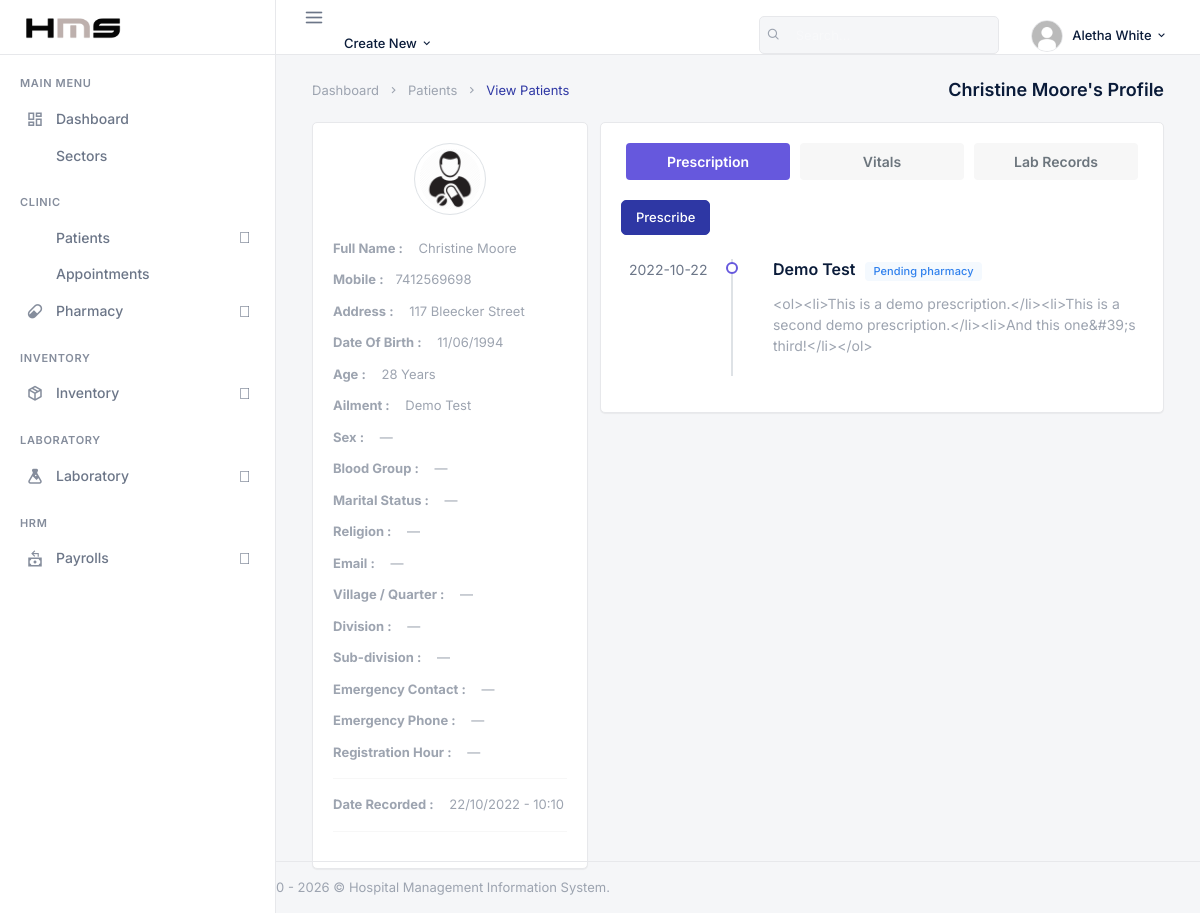
The page /backend/doc/his_doc_view_single_patient.php?pat_id=12&&pat_number=4TLG0&&pat_name=Christine_Moore (signed in) on the database its author committed.
### tables this page shows
CREATE TABLE `his_docs` (
  `doc_id` int(20) NOT NULL,
  `doc_fname` varchar(200) DEFAULT NULL,
  `doc_lname` varchar(200) DEFAULT NULL,
  `doc_email` varchar(200) DEFAULT NULL,
  `doc_pwd` varchar(200) DEFAULT NULL,
  `doc_dept` varchar(200) DEFAULT NULL,
  `doc_number` varchar(200) DEFAULT NULL,
  `doc_dpic` varchar(200) DEFAULT NULL
);

CREATE TABLE `his_patients` (
  `pat_id` int(20) NOT NULL,
  `registered_by` int(20) DEFAULT NULL,
  `pat_fname` varchar(200) DEFAULT NULL,
  `pat_lname` varchar(200) DEFAULT NULL,
  `pat_sex` varchar(20) DEFAULT NULL,
  `pat_marital_status` varchar(40) DEFAULT NULL,
  `pat_religion` varchar(80) DEFAULT NULL,
  `pat_reg_hour` time DEFAULT NULL,
  `pat_dob` varchar(200) DEFAULT NULL,
  `pat_age` varchar(200) DEFAULT NULL,
  `pat_number` varchar(200) DEFAULT NULL,
  `efile_uuid` char(36) DEFAULT NULL,
  `pat_addr` varchar(200) DEFAULT NULL,
  `pat_village` varchar(200) DEFAULT NULL,
  `pat_division` varchar(200) DEFAULT NULL,
  `pat_subdivision` varchar(200) DEFAULT NULL,
  `pat_blood_group` varchar(10) DEFAULT NULL,
  `pat_phone` varchar(200) DEFAULT NULL,
  `pat_email` varchar(200) DEFAULT NULL,
  `pat_emergency_name` varchar(200) DEFAULT NULL,
  `pat_emergency_phone` varchar(40) DEFAULT NULL,
  `pat_type` varchar(200) DEFAULT NULL,
  `pat_date_joined` timestamp(6) NOT NULL DEFAULT CURRENT_TIMESTAMP(6) ON UPDATE CURRENT_TIMESTAMP(6),
  `pat_ailment` varchar(200) DEFAULT NULL,
  `pat_discharge_status` varchar(200) DEFAULT NULL
);

CREATE TABLE `his_prescriptions` (
  `pres_id` int(200) NOT NULL,
  `prescribed_by` int(20) DEFAULT NULL,
  `pres_pat_name` varchar(200) DEFAULT NULL,
  `pres_pat_age` varchar(200) DEFAULT NULL,
  `pres_pat_number` varchar(200) DEFAULT NULL,
  `pres_number` varchar(200) DEFAULT NULL,
  `pres_pat_addr` varchar(200) DEFAULT NULL,
  `pres_pat_type` varchar(200) DEFAULT NULL,
  `pres_date` timestamp(4) NOT NULL DEFAULT CURRENT_TIMESTAMP(4) ON UPDATE CURRENT_TIMESTAMP(4),
  `pres_pat_ailment` varchar(200) DEFAULT NULL,
  `pres_ins` longtext,
  `pres_status` varchar(40) NOT NULL DEFAULT 'pending',
  `dispensed_by` int(20) DEFAULT NULL,
  `dispensed_at` datetime DEFAULT NULL
);

### backend/security.php (called while the page is built, shortened)
<?php
function escape_output($string) {
    return htmlspecialchars((string) $string, ENT_QUOTES, 'UTF-8');
}

### backend/assets/inc/nex_prescription.php (called while the page is built, shortened)
<?php
function nex_rx_statuses() {
    return [
        'pending' => 'Pending pharmacy',
        'partial' => 'Partially dispensed',
        'dispensed' => 'Dispensed',
        'cancelled' => 'Cancelled',
    ];
}
function nex_rx_schema_ready($mysqli) {
    $res = @$mysqli->query("SHOW TABLES LIKE 'his_prescription_items'");
    $ok = ($res && $res->num_rows > 0);
    if ($ok) {
        $col = @$mysqli->query("SHOW COLUMNS FROM his_prescriptions LIKE 'pres_status'");
        $ok = ($col && $col->num_rows > 0);
    }
    return $ok;
}
function nex_rx_items($mysqli, $pres_id) {
    if (!nex_rx_schema_ready($mysqli)) {
        return [];
    }
    $pres_id = (int) $pres_id;
    $stmt = $mysqli->prepare(
        'SELECT i.*, ph.phar_qty AS stock_qty
         FROM his_prescription_items i
         LEFT JOIN his_pharmaceuticals ph ON ph.phar_id = i.phar_id
         WHERE i.pres_id=?
         ORDER BY i.item_id ASC'
    );
    $stmt->bind_param('i', $pres_id);
    $stmt->execute();
    $res = $stmt->get_result();
    $rows = [];
    return $rows;
}
function nex_rx_status_label($status) {
    $map = nex_rx_statuses();
    $status = (string) $status;
    return $map[$status] ?? ($status !== '' ? $status : '—');
}
function nex_rx_items_html($mysqli, $pres_id) {
    $items = nex_rx_items($mysqli, $pres_id);
    if (!$items) {
        return '';
    }
    $html = '<ul class="mb-0 pl-3">';
    $html .= '</ul>';
    return $html;
}

### backend/doc/his_doc_view_single_patient.php (the view, shortened to what this page needs)
<?php
  include('../config.php');
  include('../security.php');
  include('../assets/inc/patient_cameroon_fields.php');
  require_once('../assets/inc/nex_prescription.php');
?>
<!DOCTYPE html>
    <html lang="en">
    <?php include('assets/inc/head.php');?>
    <body>
        <div id="wrapper">
             <?php include("assets/inc/nav.php");?>
                <?php include("assets/inc/sidebar.php");?>
            <?php
                $pat_id=$_GET['pat_id'];
                $ret="SELECT  * FROM his_patients WHERE pat_id=?";
                $stmt= $mysqli->prepare($ret) ;
                $stmt->bind_param('i',$pat_id);
                $stmt->execute() ;
                $res=$stmt->get_result();
                while($row=$res->fetch_object())
            {
                $mysqlDateTime = $row->pat_date_joined;
            ?>
            <div class="content-page">
                <div class="content">
                    <div class="container-fluid">
                        <div class="row">
                            <div class="col-12">
                                <div class="page-title-box">
                                    <div class="page-title-right">
                                        <ol class="breadcrumb m-0">
                                            <li class="breadcrumb-item"><a href="javascript: void(0);">Dashboard</a></li>
                                            <li class="breadcrumb-item"><a href="javascript: void(0);">Patients</a></li>
                                            <li class="breadcrumb-item active">View Patients</li>
                                        </ol>
                                    </div>
                                    <h4 class="page-title"><?php echo escape_output($row->pat_fname); ?> <?php echo escape_output($row->pat_lname); ?>'s Profile</h4>
                                </div>
                            </div>
                        </div>
                        <div class="row">
                            <div class="col-lg-4 col-xl-4">
                                <div class="card-box text-center">
                                    <img src="assets/images/users/patient.png" class="rounded-circle avatar-lg img-thumbnail"
                                        alt="profile-image">
                                    <div class="text-left mt-3">
                                        <p class="text-muted mb-2 font-13"><strong>Full Name :</strong> <span class="ml-2"><?php echo escape_output($row->pat_fname); ?> <?php echo escape_output($row->pat_lname); ?></span></p>
                                        <p class="text-muted mb-2 font-13"><strong>Mobile :</strong><span class="ml-2"><?php echo escape_output($row->pat_phone); ?></span></p>
                                        <p class="text-muted mb-2 font-13"><strong>Address :</strong> <span class="ml-2"><?php echo escape_output($row->pat_addr); ?></span></p>
                                        <p class="text-muted mb-2 font-13"><strong>Date Of Birth :</strong> <span class="ml-2"><?php echo escape_output($row->pat_dob); ?></span></p>
                                        <p class="text-muted mb-2 font-13"><strong>Age :</strong> <span class="ml-2"><?php echo escape_output($row->pat_age); ?> Years</span></p>
                                        <p class="text-muted mb-2 font-13"><strong>Ailment :</strong> <span class="ml-2"><?php echo escape_output($row->pat_ailment); ?></span></p>
                                        <?php nex_render_cameroon_view($row); ?>
                                        <hr>
                                        <p class="text-muted mb-2 font-13"><strong>Date Recorded :</strong> <span class="ml-2"><?php echo date("d/m/Y - h:m", strtotime($mysqlDateTime));?></span></p>
                                        <hr>
                                    </div>
                                </div>
                            </div>
                            <?php }?>
                            <div class="col-lg-8 col-xl-8">
                                <div class="card-box">
                                    <ul class="nav nav-pills navtab-bg nav-justified">
                                        <li class="nav-item">
                                            <a href="#aboutme" data-toggle="tab" aria-expanded="false" class="nav-link active">
                                                Prescription
                                            </a>
                                        </li>
                                        <li class="nav-item">
                                            <a href="#timeline" data-toggle="tab" aria-expanded="true" class="nav-link ">
                                                 Vitals
                                            </a>
                                        </li>
                                        <li class="nav-item">
                                            <a href="#settings" data-toggle="tab" aria-expanded="false" class="nav-link">
                                                Lab Records
                                            </a>
                                        </li>
                                    </ul>
                                    <div class="tab-content">
                                        <div class="tab-pane show active" id="aboutme">
                                            <div class="mb-3">
                                                <a class="btn btn-sm btn-primary" href="his_doc_add_single_pres.php?pat_number=<?php echo escape_output($_GET['pat_number'] ?? ''); ?>">Prescribe</a>
                                            </div>
                                             <ul class="list-unstyled timeline-sm">
                                                <?php
                                                    $pres_pat_number =$_GET['pat_number'];
                                                    $ret="SELECT  * FROM his_prescriptions WHERE pres_pat_number =? ORDER BY pres_date DESC";
                                            $stmt= $mysqli->prepare($ret) ;
                                            $stmt->bind_param('s',$pres_pat_number);
                                                    $stmt->execute() ;
                                                    $res=$stmt->get_result();
                                                    while($row=$res->fetch_object())
                                                        {
                                                    $mysqlDateTime = $row->pres_date;
                                                    $rx_lines = nex_rx_items_html($mysqli, (int) $row->pres_id);
                                                ?>
                                                    <li class="timeline-sm-item">
                                                        <span class="timeline-sm-date"><?php echo date("Y-m-d", strtotime($mysqlDateTime));?></span>
                                                        <h5 class="mt-0 mb-1">
                                                            <?php echo escape_output($row->pres_pat_ailment); ?>
                                                            <?php if (isset($row->pres_status)) { ?>
                                                                <span class="badge badge-info ml-1"><?php echo escape_output(nex_rx_status_label($row->pres_status)); ?></span>
                                                            <?php } ?>
                                                        </h5>
                                                        <div class="text-muted mt-2">
                                                            <?php echo $rx_lines !== '' ? $rx_lines : escape_output((string) $row->pres_ins); ?>
                                                        </div>
                                                    </li>
                                                <?php }?>
                                            </ul>
                                        </div>
                                        </div>
                                    </div>
                                </div>
                            </div>
                        </div>
                    </div>
                </div>
                <?php include('assets/inc/footer.php');?>
            </div>
    </body>
</html>

### backend/doc/assets/inc/nav.php (shortened to what this page needs)
<?php
    $doc_id = $_SESSION['doc_id'];
    $doc_number = $_SESSION['doc_number'];
    $ret="SELECT * FROM  his_docs WHERE doc_id = ? AND doc_number = ?";
    $stmt= $mysqli->prepare($ret) ;
    $stmt->bind_param('is',$doc_id, $doc_number);
    $stmt->execute() ;
    $res=$stmt->get_result();
    while($row=$res->fetch_object())
    {
?>
    <div class="navbar-custom">
        <ul class="list-unstyled topnav-menu float-right mb-0">
            <li class="d-none d-sm-block">
                <form class="app-search">
                    <div class="app-search-box">
                        <div class="input-group">
                            <input type="text" class="form-control" placeholder="Search...">
                            <div class="input-group-append">
                                <button class="btn" type="submit">
                                    <i class="fe-search"></i>
                                </button>
                            </div>
                        </div>
                    </div>
                </form>
            </li>
            <li class="dropdown notification-list">
                <a class="nav-link dropdown-toggle nav-user mr-0 waves-effect waves-light" data-toggle="dropdown" href="#" role="button" aria-haspopup="false" aria-expanded="false">
                    <img src="assets/images/users/<?php echo escape_output($row->doc_dpic); ?>" alt="dpic" class="rounded-circle">
                    <span class="pro-user-name ml-1">
                        <?php echo escape_output($row->doc_fname); ?> <?php echo escape_output($row->doc_lname); ?> <i class="mdi mdi-chevron-down"></i>
                    </span>
                </a>
            </li>
        </ul>
        <div class="logo-box">
            <a href="his_admin_dashboard.php" class="logo text-center">
                <span class="logo-lg">
                    <img src="assets/images/logo-dark.png" alt="NexClinic" height="22">
                    <span class="ml-1 text-white font-weight-bold" style="font-size:14px;letter-spacing:-0.02em;">NexClinic</span>
                </span>
            </a>
        </div>
        <ul class="list-unstyled topnav-menu topnav-menu-left m-0">
            <li>
                <button class="button-menu-mobile waves-effect waves-light">
                    <i class="fe-menu"></i>
                </button>
            </li>
            <li class="dropdown d-none d-lg-block">
                <a class="nav-link dropdown-toggle waves-effect waves-light" data-toggle="dropdown" href="#" role="button" aria-haspopup="false" aria-expanded="false">
                    Create New
                    <i class="mdi mdi-chevron-down"></i>
                </a>
            </li>
        </ul>
    </div>
<?php }?>

### backend/assets/inc/patient_cameroon_fields.php (shortened to what this page needs)
    <?php
function nex_render_cameroon_view($row) {
    $fields = [
        'Sex' => $row->pat_sex ?? '',
        'Blood Group' => $row->pat_blood_group ?? '',
        'Marital Status' => $row->pat_marital_status ?? '',
        'Religion' => $row->pat_religion ?? '',
        'Email' => $row->pat_email ?? '',
        'Village / Quarter' => $row->pat_village ?? '',
        'Division' => $row->pat_division ?? '',
        'Sub-division' => $row->pat_subdivision ?? '',
        'Emergency Contact' => $row->pat_emergency_name ?? '',
        'Emergency Phone' => $row->pat_emergency_phone ?? '',
        'Registration Hour' => $row->pat_reg_hour ?? '',
    ];
    foreach ($fields as $label => $value) {
        $display = ($value !== null && $value !== '') ? $value : '—';
        echo '<p class="text-muted mb-2 font-13"><strong>' . escape_output($label) . ' :</strong> <span class="ml-2">' . escape_output($display) . '</span></p>';
    }
}

### rows shown on the page
his_docs: doc_dpic (placeholder picture), doc_fname "Aletha", doc_lname "White"
his_patients: pat_fname "Christine", pat_lname "Moore", pat_phone "7412569698", pat_addr "117 Bleecker Street", pat_dob "11/06/1994", pat_age "28", pat_ailment "Demo Test", label "Sex", display "—", label "Blood Group", label "Marital Status", label "Religion", label "Email", label "Village / Quarter", label "Division", label "Sub-division", label "Emergency Contact", label "Emergency Phone", label "Registration Hour", pat_date_joined "22/10/2022 - 10:10"
his_prescriptions: pres_date "2022-10-22", pres_pat_ailment "Demo Test", pres_status "Pending pharmacy", pres_ins "<ol><li>This is a demo prescription.</li><li>This is a second demo prescription.</li><li>And this one&#39;s third!</li></ol>"
